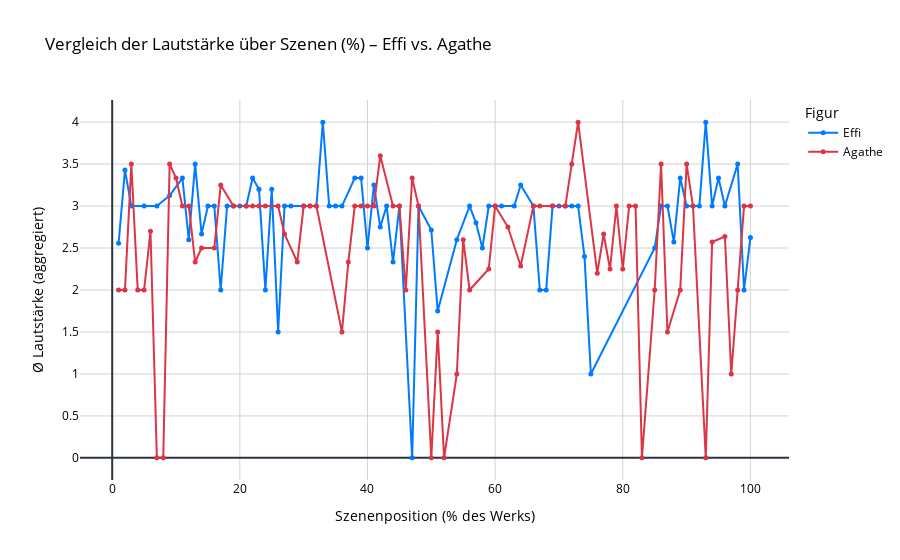

This figure's notebook cell:
### Markdown cell above
The following cells concentrate on the comparison between the two female protagonists of the two novels: Effi and Agathe

### Code cell
import pandas as pd
import plotly.graph_objects as go

# Load your data
file_path_effi = '/Users/sguhr/Desktop/Arbeitslaptop/TU_Darmstadt/2024:25/Vortragstournée/Vortrag_Hamburg/Fontane_Theodor_Effi_Briest_sounds.csv'
file_path_agathe = '/Users/sguhr/Desktop/Arbeitslaptop/TU_Darmstadt/2024:25/Vortragstournée/Vortrag_Hamburg/Reuter_Gabriele_Aus_guter_Familie_sounds.csv'

df_effi = pd.read_csv(file_path_effi)
df_agathe = pd.read_csv(file_path_agathe)

def preprocess(df, speaker_name):
    df['speaker'] = df['speaker'].astype(str).str.strip()
    df['annotation'] = df['annotation'].astype(str).str.strip()
    df['scene_id'] = pd.to_numeric(df['scene_id'], errors='coerce')
    df = df[df['scene_id'].notna()].copy()
    df['scene_id'] = df['scene_id'].astype(int)
    
    filtered = df[
        (df['annotation'] == 'character_sound') &
        (df['speaker'] == speaker_name)
    ].copy()
    
    max_scene = filtered['scene_id'].max()
    filtered['scene_percent'] = (filtered['scene_id'] / max_scene) * 100
    filtered['scene_percent_bin'] = filtered['scene_percent'].round()
    
    return filtered

# Preprocess
effi_df = preprocess(df_effi, 'Effi')
agathe_df = preprocess(df_agathe, 'Agathe')

# Aggregate with mean and std deviation
def aggregate(df, speaker):
    agg = df.groupby('scene_percent_bin').agg(
        loudness_mean=('loudness', 'mean'),
        loudness_std=('loudness', 'std')
    ).reset_index()
    agg['speaker'] = speaker
    return agg

effi_agg = aggregate(effi_df, 'Effi')
agathe_agg = aggregate(agathe_df, 'Agathe')

combined = pd.concat([effi_agg, agathe_agg], ignore_index=True)

# Plot
fig = go.Figure()

colors = {
    'Effi': 'rgb(0,123,255)',
    'Agathe': 'rgb(220,53,69)'
}

for speaker in combined['speaker'].unique():
    df_speaker = combined[combined['speaker'] == speaker]
    color = colors[speaker]
    
    # Main line
    fig.add_trace(go.Scatter(
        x=df_speaker['scene_percent_bin'],
        y=df_speaker['loudness_mean'],
        mode='lines+markers',
        name=speaker,
        line=dict(color=color, width=2),
        marker=dict(size=5),
        customdata=df_speaker[['scene_percent_bin', 'loudness_mean']],
        hovertemplate=(
            f"<b>{speaker}</b><br>" +
            "Szenenposition: %{customdata[0]}%<br>" +
            "Ø Lautstärke: %{customdata[1]:.2f}<extra></extra>"
        )
    ))
'''    
    # Error band (standard deviation)
    fig.add_trace(go.Scatter(
        x=pd.concat([df_speaker['scene_percent_bin'], df_speaker['scene_percent_bin'][::-1]]),
        y=pd.concat([
            df_speaker['loudness_mean'] + df_speaker['loudness_std'],
            (df_speaker['loudness_mean'] - df_speaker['loudness_std'])[::-1]
        ]),
        fill='toself',
        fillcolor=color.replace('rgb', 'rgba').replace(')', ',0.2)'),
        line=dict(color='rgba(255,255,255,0)'),
        hoverinfo='skip',
        showlegend=False
    ))
'''

# Layout
fig.update_layout(
    title='Vergleich der Lautstärke über Szenen (%) – Effi vs. Agathe',
    xaxis_title='Szenenposition (% des Werks)',
    yaxis_title='Ø Lautstärke (aggregiert)',
    plot_bgcolor='white',
    paper_bgcolor='white',
    font=dict(color='black'),
    xaxis=dict(showgrid=True, gridcolor='lightgray'),
    yaxis=dict(showgrid=True, gridcolor='lightgray'),
    legend_title_text='Figur',
    hovermode='closest'
)

# Save (adjust your paths accordingly)

fig.write_html('/Users/sguhr/Desktop/Arbeitslaptop/TU_Darmstadt/2024:25/Vortragstournée/Vortrag_Hamburg/effi_agathe_lautstaerke_std.html')
fig.write_image('/Users/sguhr/Desktop/Arbeitslaptop/TU_Darmstadt/2024:25/Vortragstournée/Vortrag_Hamburg/effi_agathe_lautstaerke_std.png', scale=2)

fig.show()

### Figure 1 — Plotly figure (JSON) as saved in the notebook; plotly's stock layout.template omitted (floating-point values rounded to 4 significant figures; data arrays with more than 128 entries replaced by an {"elided": "..."} marker saying what was removed)
{"data": [{"customdata": {"elided": "77x2 float values"}, "hovertemplate": "<b>Effi</b><br>Szenenposition: %{customdata[0]}%<br>Ø Lautstärke: %{customdata[1]:.2f}<extra></extra>", "line": {"color": "rgb(0,123,255)", "width": 2}, "marker": {"size": 5}, "mode": "lines+markers", "name": "Effi", "type": "scatter", "x": [1.0, 2.0, 3.0, 5.0, 7.0, 9.0, 11.0, 12.0, 13.0, 14.0, 15.0, 16.0, 17.0, 18.0, 19.0, 20.0, 21.0, 22.0, 23.0, 24.0, 25.0, 26.0, 27.0, 28.0, 30.0, 31.0, 32.0, 33.0, 34.0, 35.0, 36.0, 38.0, 39.0, 40.0, 41.0, 42.0, 43.0, 44.0, 45.0, 47.0, 48.0, 50.0, 51.0, 54.0, 56.0, 57.0, 58.0, 59.0, 60.0, 61.0, 63.0, 64.0, 66.0, 67.0, 68.0, 69.0, 70.0, 71.0, 72.0, 73.0, 74.0, 75.0, 85.0, 86.0, 87.0, 88.0, 89.0, 90.0, 91.0, 92.0, 93.0, 94.0, 95.0, 96.0, 98.0, 99.0, 100.0], "y": [2.556, 3.429, 3.0, 3.0, 3.0, 3.125, 3.333, 2.6, 3.5, 2.667, 3.0, 3.0, 2.0, 3.0, 3.0, 3.0, 3.0, 3.333, 3.2, 2.0, 3.2, 1.5, 3.0, 3.0, 3.0, 3.0, 3.0, 4.0, 3.0, 3.0, 3.0, 3.333, 3.333, 2.5, 3.25, 2.75, 3.0, 2.333, 3.0, 0.0, 3.0, 2.714, 1.75, 2.6, 3.0, 2.8, 2.5, 3.0, 3.0, 3.0, 3.0, 3.25, 3.0, 2.0, 2.0, 3.0, 3.0, 3.0, 3.0, 3.0, 2.4, 1.0, 2.5, 3.0, 3.0, 2.571, 3.333, 3.0, 3.0, 3.0, 4.0, 3.0, 3.333, 3.0, 3.5, 2.0, 2.625]}, {"customdata": {"elided": "76x2 float values"}, "hovertemplate": "<b>Agathe</b><br>Szenenposition: %{customdata[0]}%<br>Ø Lautstärke: %{customdata[1]:.2f}<extra></extra>", "line": {"color": "rgb(220,53,69)", "width": 2}, "marker": {"size": 5}, "mode": "lines+markers", "name": "Agathe", "type": "scatter", "x": [1.0, 2.0, 3.0, 4.0, 5.0, 6.0, 7.0, 8.0, 9.0, 10.0, 11.0, 12.0, 13.0, 14.0, 16.0, 17.0, 19.0, 21.0, 22.0, 23.0, 24.0, 26.0, 27.0, 29.0, 30.0, 31.0, 32.0, 36.0, 37.0, 38.0, 39.0, 40.0, 41.0, 42.0, 44.0, 45.0, 46.0, 47.0, 48.0, 50.0, 51.0, 52.0, 54.0, 55.0, 56.0, 59.0, 60.0, 62.0, 64.0, 66.0, 67.0, 69.0, 71.0, 72.0, 73.0, 76.0, 77.0, 78.0, 79.0, 80.0, 81.0, 82.0, 83.0, 85.0, 86.0, 87.0, 89.0, 90.0, 91.0, 93.0, 94.0, 96.0, 97.0, 98.0, 99.0, 100.0], "y": [2.0, 2.0, 3.5, 2.0, 2.0, 2.7, 0.0, 0.0, 3.5, 3.333, 3.0, 3.0, 2.333, 2.5, 2.5, 3.25, 3.0, 3.0, 3.0, 3.0, 3.0, 3.0, 2.667, 2.333, 3.0, 3.0, 3.0, 1.5, 2.333, 3.0, 3.0, 3.0, 3.0, 3.6, 3.0, 3.0, 2.0, 3.333, 3.0, 0.0, 1.5, 0.0, 1.0, 2.6, 2.0, 2.25, 3.0, 2.75, 2.286, 3.0, 3.0, 3.0, 3.0, 3.5, 4.0, 2.2, 2.667, 2.25, 3.0, 2.25, 3.0, 3.0, 0.0, 2.0, 3.5, 1.5, 2.0, 3.5, 3.0, 0.0, 2.571, 2.636, 1.0, 2.0, 3.0, 3.0]}], "layout": {"font": {"color": "black"}, "hovermode": "closest", "legend": {"title": {"text": "Figur"}}, "paper_bgcolor": "white", "plot_bgcolor": "white", "title": {"text": "Vergleich der Lautstärke über Szenen (%) – Effi vs. Agathe"}, "xaxis": {"gridcolor": "lightgray", "showgrid": true, "title": {"text": "Szenenposition (% des Werks)"}}, "yaxis": {"gridcolor": "lightgray", "showgrid": true, "title": {"text": "Ø Lautstärke (aggregiert)"}}}}
